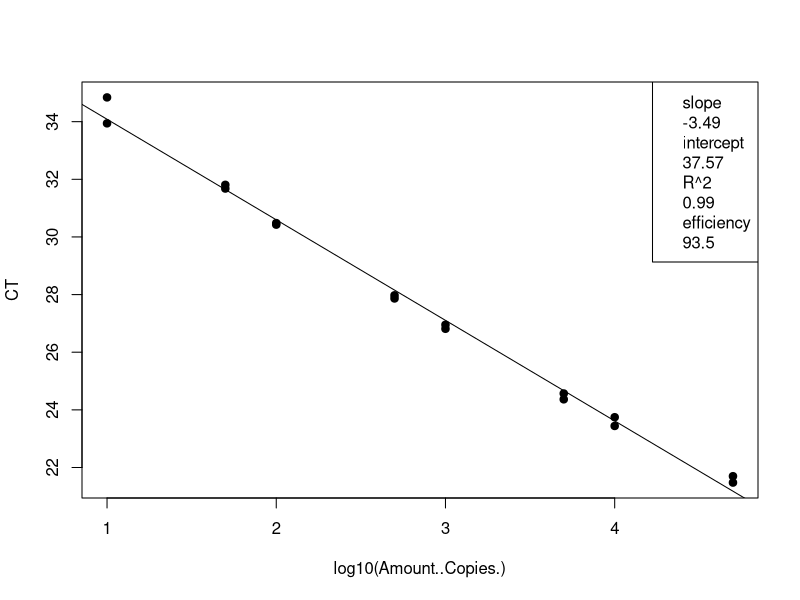
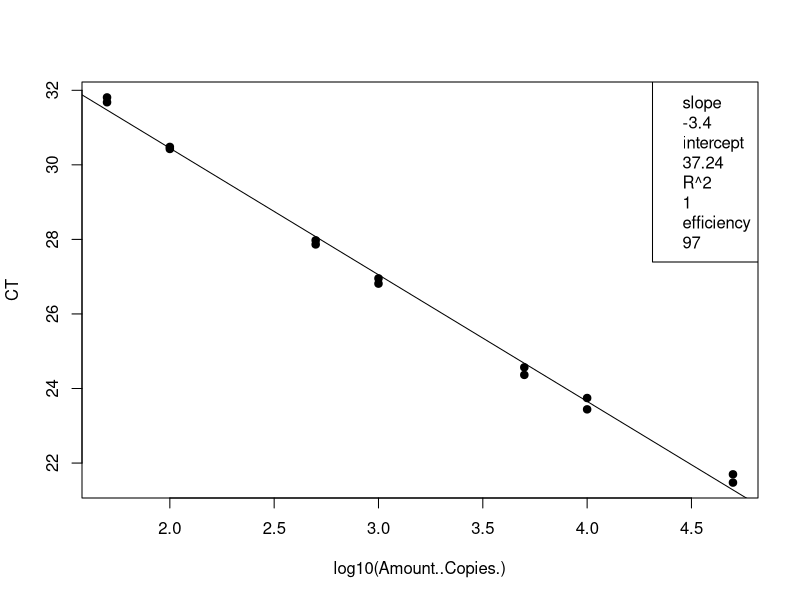
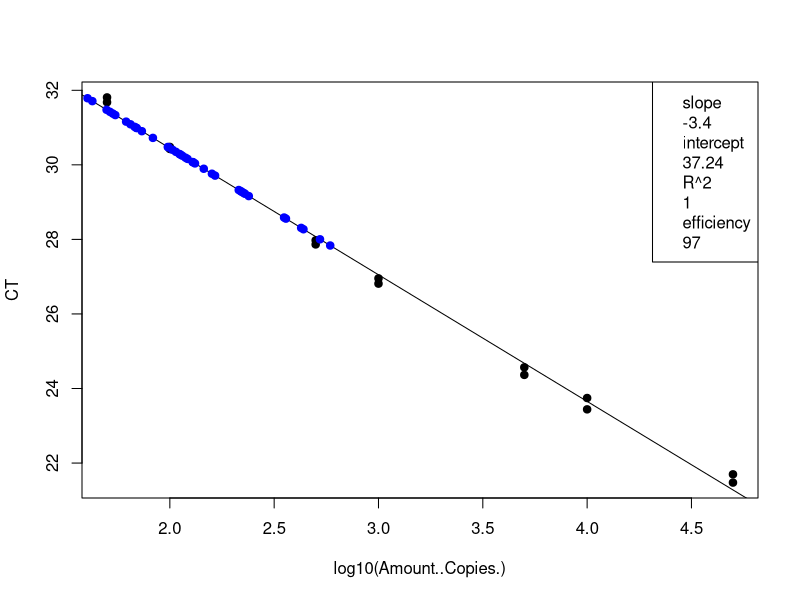
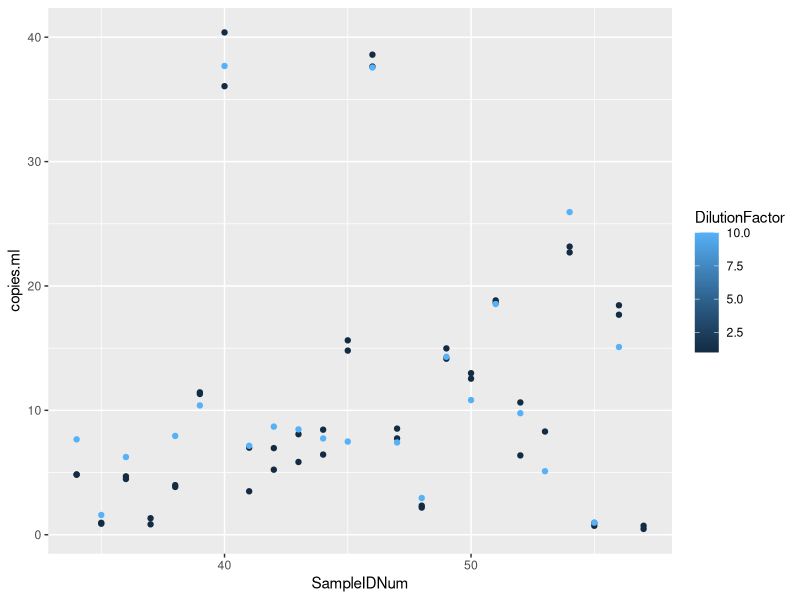

Recreate these plots in R, in order.
## ---- chunk 1
knitr::opts_chunk$set(echo = TRUE)

## ---- chunk 2
# load the data (note data file must be in this repository)
data <- read.csv("Plate2_E.coli_qPCRConversion.csv")
View(data)

# clean up the data file (there is some stuff at the bottom and extra blank rows)
#data <- data[-92:-93,] # This removes rows 92-95
View(data)

# assign to the correct data class #warning message about NAs is OK
class(data$CT) # check the data class type
data$CT <- as.numeric(as.character(data$CT)) # change to numeric
data$Amount..Copies. <- as.numeric(as.character(data$Amount..Copies.)) # change to numeric
## ---- chunk 3
# linear regression of standard curve
standards = data[1:16,]
standardCurve <- lm(CT ~ log10(Amount..Copies.), data = standards)
  
standardCurvePlot <- plot(CT ~ log10(Amount..Copies.), data = standards, pch=19) 
abline(coef(standardCurve)) 
legend("topright", legend=c(paste= "slope", round(standardCurve$coefficients[2], 2), 
                            paste= "intercept", round(standardCurve$coefficients[1], 2), 
                            paste= "R^2", round(summary(standardCurve)$r.squared, 2),
                            paste = "efficiency", round((10^(-1/standardCurve$coefficients[2])-1)*100, 1)))
## ---- chunk 4
# remove standards that sucked and redo analysis NOT NEEDED 21 Jan 2020
standards <- standards[-15:-16,] # uncomment this line and change which rows to remove
standardCurve <- lm(CT ~ log10(Amount..Copies.), data = standards)

standardCurvePlot <- plot(CT ~ log10(Amount..Copies.), data = standards, pch=19)
abline(coef(standardCurve))
col = "blue"
legend("topright", legend=c(paste= "slope", round(standardCurve$coefficients[2], 2),
                            paste= "intercept", round(standardCurve$coefficients[1], 2),
                            paste= "R^2", round(summary(standardCurve)$r.squared, 2),
                            paste = "efficiency", round((10^(-1/standardCurve$coefficients[2])-1)*100, 1)))
## ---- chunk 5
# data set of unknowns including info on standard curve
#unknowns = subset(data, Name == "UNKNOWN")
unknowns = data[17:88,]
#unknowns <- unknowns[-1:-3,] # uncomment this line and change which rows to remove if these samples were outside of the standard curve

# add new columns to the data table
unknowns$plate_num = 1 #change to the actual plate number
unknowns$standard_slope = standardCurve$coefficients[2]
unknowns$standard_intercept = standardCurve$coefficients[1]
unknowns$R2 = summary(standardCurve)$r.squared
unknowns$efficiency =  (10^(-1/standardCurve$coefficients[2])-1)*100
  
# add a new column that interpolates copies/well from Ct for the unknowns
unknowns$log.copies.well = ((unknowns$CT - standardCurve$coefficients[1])/standardCurve$coefficients[2])
unknowns$copies.well = 10^unknowns$log.copies.well

# copies/ul extract accounting for dilution factor
vol.well = 3 #qPCR template volume in ul
unknowns$vol.well = vol.well
unknowns$copies.ul = ((unknowns$copies.well/vol.well)*unknowns$DilutionFactor)

# copies/extraction
vol.elution = 110 #DNA extraction elution volume in ul
unknowns$vol.elution = vol.elution
unknowns$copies.extraction = (unknowns$copies.ul*vol.elution)

# copies/ml #Volume is volume of sample filtered in mL
unknowns$copies.ml = (unknowns$copies.extraction/unknowns$Volume)


## ---- chunk 6
standards <- standards[-15:-16,] # uncomment this line and change which rows to remove
standardCurve <- lm(CT ~ log10(Amount..Copies.), data = standards)

standardCurvePlot <- plot(CT ~ log10(Amount..Copies.), data = standards, pch=19)
abline(coef(standardCurve))
col = "blue"
legend("topright", legend=c(paste= "slope", round(standardCurve$coefficients[2], 2),
                            paste= "intercept", round(standardCurve$coefficients[1], 2),
                            paste= "R^2", round(summary(standardCurve)$r.squared, 2),
                            paste = "efficiency", round((10^(-1/standardCurve$coefficients[2])-1)*100, 1)))

unknowns = unknowns[1:72,]
standardCurve <- lm(CT ~ log10(copies.well), data = unknowns)

standardCurvePlot <- points(CT ~ log10(copies.well), data = unknowns, pch=19, col = "blue")


#abline(coef(standardCurve))
#legend("topright", legend=c(paste= "slope", round(standardCurve$coefficients[2], 2),
                            #paste= "intercept", round(standardCurve$coefficients[1], 2),
                            #paste= "R^2", round(summary(standardCurve)$r.squared, 2),
                            #paste = "efficiency", round((10^(-1/standardCurve$coefficients[2])-1)*100, 1)))
## ---- chunk 7
# make a plot that compares the diluted to undiluted replicates for each sample including dilution factor
library("ggplot2")
unknowns$SampleIDNum <- as.numeric(as.character(unknowns$SampleIDNum)) # change to numeric
replicates = unknowns[1:71,]
#replicates <- replicates[-18,] # This removes rows (B11)
#replicates <- replicates[-32,] # This removes rows (D8)
#replicates <- replicates[-55,] # This removes rows (G5)
qplot(SampleIDNum,copies.ml, data=replicates, col=DilutionFactor)
## ---- chunk 8
# write csv file
write.csv(unknowns, file = "Plate2_E.coli_ConvertedData.csv", row.names=FALSE, na="")

# average the replicates (if not strongly inhibited) and make a new file
averaged = unknowns[1:72,]
averaged$averaged <- tapply(unknowns$copies.ml, unknowns$SampleIDNum, mean)
write.csv(averaged, file = "Plate2_E.coli_Averaged.csv", row.names=FALSE, na="")
